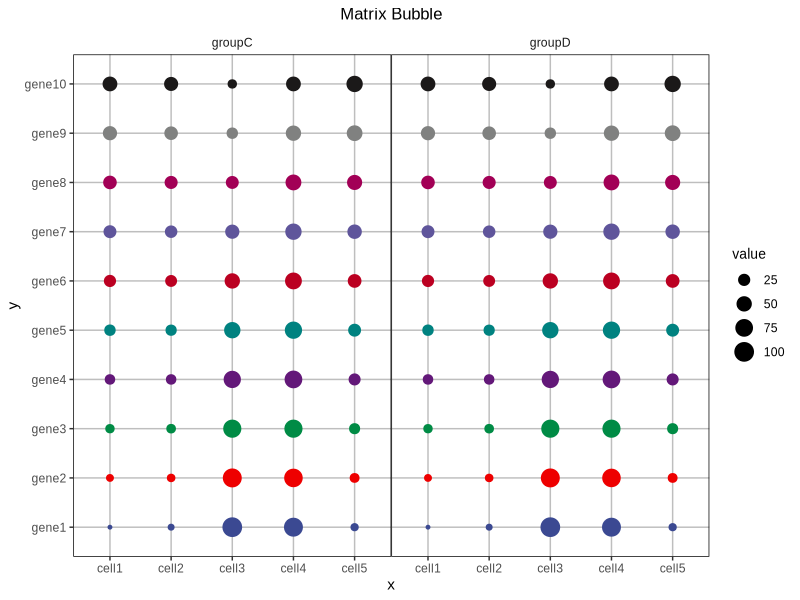

This figure's R source:
## ---- chunk 1
# Install packages
if (!requireNamespace("ggalluvial", quietly = TRUE)) {
  install.packages("ggalluvial")
}
if (!requireNamespace("ggplot2", quietly = TRUE)) {
  install.packages("ggplot2")
}

# Load packages
library(ggalluvial)
library(ggplot2)
## ---- chunk 2
# Load data
data <- read.delim("files/Hiplot/118-matrix-bubble-data.txt", header = T)

# Convert data structure
data[, 1] <- factor(data[, 1], levels = unique(data[, 1]))
data[, 2] <- factor(data[, 2], levels = unique(data[, 2]))

# View data
head(data)
## ---- chunk 3
#| label: fig-1matrix-bubble
#| fig-cap: "Matrix Bubble"
#| out.width: "95%"
#| fig-height: 6
#| fig-width: 8
#| warning: false
#| error: false
#| message: false

# Matrix Bubble
p <- ggplot(data = data, aes(x = x, y = y, size = value, color = y)) +
  geom_point(alpha = 1) +
  labs(title = "Matrix Bubble") +
  guides(color = FALSE) +
  theme(panel.background = element_blank(),
        panel.grid.major = element_line(colour = "gray"),
        strip.background = element_blank(),
        panel.border = element_rect(colour = "black", fill = NA),
        panel.spacing = unit(0, "lines"),
        plot.title = element_text(size = 12, hjust = 0.5),
        text = element_text(family = "Arial"),
        legend.title = element_text(size = 10),
        axis.text.x = element_text(angle=0, hjust=0.5, vjust=1)) +
  facet_grid(~group, scales = 'fixed', margins = F) +
  scale_color_manual(values = c(
    "#3B4992FF","#EE0000FF","#008B45FF","#631879FF","#008280FF","#BB0021FF",
    "#5F559BFF","#A20056FF","#808180FF","#1B1919FF"))

p
